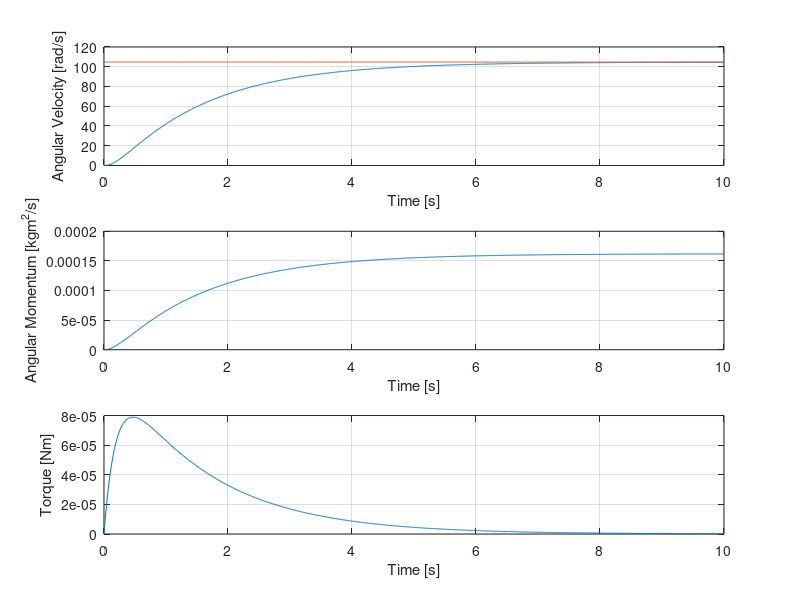

Reproduce this figure in MATLAB.
close all
clear all
clc

I_rw = 1.5465e-6;

% GAIN FOR RW DYNAMICS
k = 1.000000000000000;
d = 2.784230231948520;
t = 0.556846046389705;


%% TIME 
dt     = 0.01;        % [sec] time step
tdur   = 10;          % [sec] time at final
tspan  = 0:dt:tdur;   % [sec] time array
tlgth  = length(tspan);

%% SIMULATION
T(1) = 0;
w(1) = 0;
w_tgt(1) = 1000*2*pi/60;
h(1)  = 0;

for i = 1:1:tlgth-1
    
    Tdot(i) = I_rw*(-2*d/I_rw*T(i) - 1/t^2*w(i) + k/t^2*w_tgt(i));
    
    T(i+1)  = T(i) + Tdot(i)*dt;
    h(i+1)  = h(i) + T(i)*dt;
    w(i+1)  = 1/I_rw*h(i);
    w_tgt(i+1) = w_tgt(i);
    
    
end

figure
subplot(3,1,1)
plot(tspan,w)
grid on; hold on;
plot(tspan,w_tgt);
xlabel('Time [s]');
ylabel('Angular Velocity [rad/s]');

subplot(3,1,2)
plot(tspan,h);
grid on; hold on;
xlabel('Time [s]');
ylabel('Angular Momentum [kgm^2/s]');

subplot(3,1,3)
plot(tspan,T);
grid on; hold on;
xlabel('Time [s]');
ylabel('Torque [Nm]');
